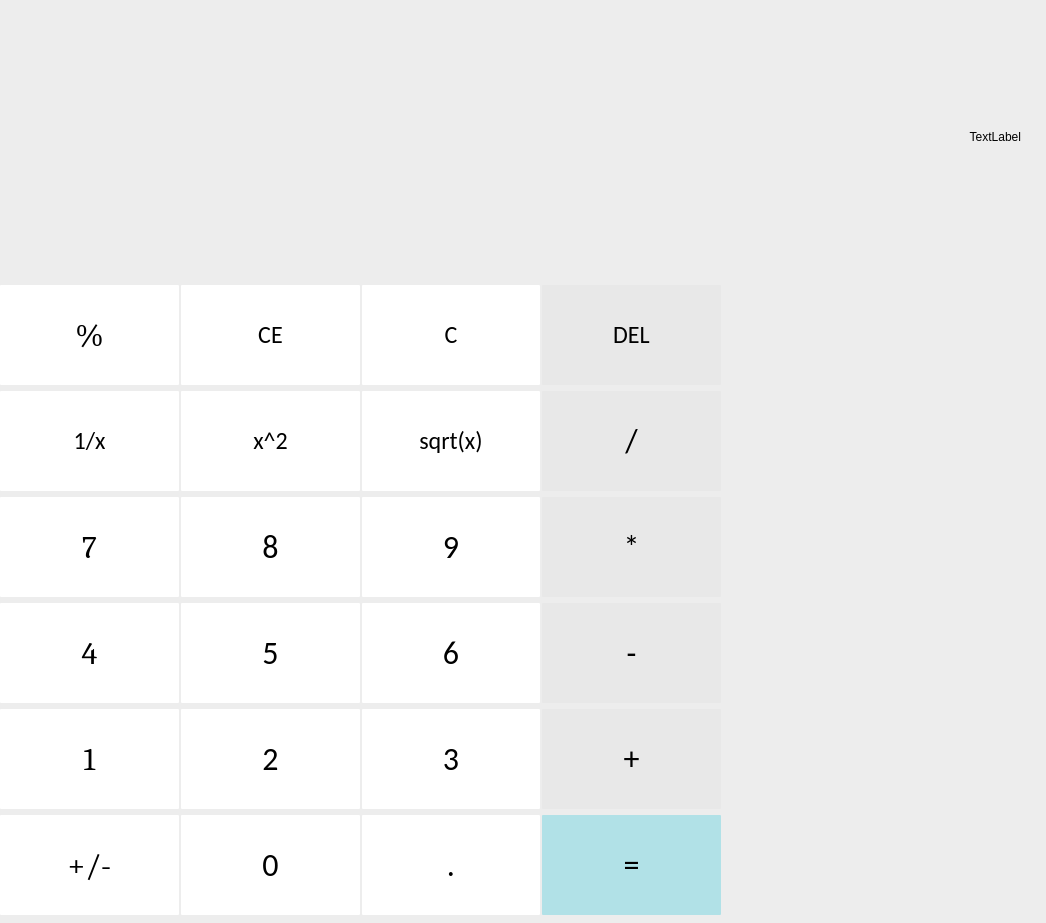
<?xml version="1.0" encoding="UTF-8"?>
<ui version="4.0">
 <class>Calculator</class>
 <widget class="QWidget" name="Calculator">
  <property name="geometry">
   <rect>
    <x>0</x>
    <y>0</y>
    <width>1046</width>
    <height>923</height>
   </rect>
  </property>
  <property name="windowTitle">
   <string>Calculator</string>
  </property>
  <property name="styleSheet">
   <string notr="true">QWidget { background-color: rgb(237,237,237);}</string>
  </property>
  <widget class="QLineEdit" name="expression">
   <property name="geometry">
    <rect>
     <x>0</x>
     <y>50</y>
     <width>721</width>
     <height>61</height>
    </rect>
   </property>
   <property name="font">
    <font>
     <family>Calibri</family>
     <pointsize>16</pointsize>
    </font>
   </property>
   <property name="frame">
    <bool>false</bool>
   </property>
   <property name="alignment">
    <set>Qt::AlignRight|Qt::AlignTrailing|Qt::AlignVCenter</set>
   </property>
  </widget>
  <widget class="QLabel" name="label">
   <property name="geometry">
    <rect>
     <x>20</x>
     <y>140</y>
     <width>701</width>
     <height>111</height>
    </rect>
   </property>
   <property name="font">
    <font>
     <family>Calibri</family>
     <pointsize>24</pointsize>
    </font>
   </property>
   <property name="layoutDirection">
    <enum>Qt::LeftToRight</enum>
   </property>
   <property name="frameShadow">
    <enum>QFrame::Sunken</enum>
   </property>
   <property name="text">
    <string/>
   </property>
   <property name="alignment">
    <set>Qt::AlignRight|Qt::AlignTrailing|Qt::AlignVCenter</set>
   </property>
  </widget>
  <widget class="QLabel" name="history">
   <property name="geometry">
    <rect>
     <x>760</x>
     <y>130</y>
     <width>261</width>
     <height>771</height>
    </rect>
   </property>
   <property name="text">
    <string>TextLabel</string>
   </property>
   <property name="alignment">
    <set>Qt::AlignRight|Qt::AlignTop|Qt::AlignTrailing</set>
   </property>
  </widget>
  <widget class="QWidget" name="">
   <property name="geometry">
    <rect>
     <x>0</x>
     <y>280</y>
     <width>721</width>
     <height>644</height>
    </rect>
   </property>
   <layout class="QGridLayout" name="gridLayout">
    <property name="spacing">
     <number>1</number>
    </property>
    <item row="0" column="0">
     <layout class="QHBoxLayout" name="horizontalLayout_6">
      <property name="spacing">
       <number>2</number>
      </property>
      <property name="sizeConstraint">
       <enum>QLayout::SetDefaultConstraint</enum>
      </property>
      <property name="topMargin">
       <number>0</number>
      </property>
      <item>
       <widget class="QPushButton" name="Botton_mod">
        <property name="minimumSize">
         <size>
          <width>100</width>
          <height>100</height>
         </size>
        </property>
        <property name="font">
         <font>
          <family>Cambria</family>
          <pointsize>24</pointsize>
          <weight>50</weight>
          <bold>false</bold>
         </font>
        </property>
        <property name="styleSheet">
         <string notr="true">QPushButton { background-color: rgb(255, 255, 255); border-radius: 1px; color: rgb(0, 0, 0); color:black} QPushButton:hover { background-color: rgb(181, 181, 181); }</string>
        </property>
        <property name="text">
         <string>%</string>
        </property>
        <property name="flat">
         <bool>true</bool>
        </property>
       </widget>
      </item>
      <item>
       <widget class="QPushButton" name="Botton_ce">
        <property name="minimumSize">
         <size>
          <width>100</width>
          <height>100</height>
         </size>
        </property>
        <property name="sizeIncrement">
         <size>
          <width>0</width>
          <height>0</height>
         </size>
        </property>
        <property name="font">
         <font>
          <family>Calibri</family>
          <pointsize>18</pointsize>
          <weight>50</weight>
          <bold>false</bold>
         </font>
        </property>
        <property name="styleSheet">
         <string notr="true">QPushButton { background-color: rgb(255, 255, 255); border-radius: 1px; color: rgb(0, 0, 0); color:black} QPushButton:hover { background-color: rgb(181, 181, 181); }</string>
        </property>
        <property name="text">
         <string>CE</string>
        </property>
        <property name="default">
         <bool>false</bool>
        </property>
        <property name="flat">
         <bool>true</bool>
        </property>
       </widget>
      </item>
      <item>
       <widget class="QPushButton" name="Botton_c">
        <property name="minimumSize">
         <size>
          <width>100</width>
          <height>100</height>
         </size>
        </property>
        <property name="font">
         <font>
          <family>Calibri</family>
          <pointsize>18</pointsize>
         </font>
        </property>
        <property name="styleSheet">
         <string notr="true">QPushButton { background-color: rgb(255, 255, 255); border-radius: 1px; color: rgb(0, 0, 0); color:black} QPushButton:hover { background-color: rgb(181, 181, 181); }</string>
        </property>
        <property name="text">
         <string>C</string>
        </property>
        <property name="default">
         <bool>false</bool>
        </property>
        <property name="flat">
         <bool>true</bool>
        </property>
       </widget>
      </item>
      <item>
       <widget class="QPushButton" name="Botton_del">
        <property name="minimumSize">
         <size>
          <width>100</width>
          <height>100</height>
         </size>
        </property>
        <property name="font">
         <font>
          <family>Calibri</family>
          <pointsize>18</pointsize>
         </font>
        </property>
        <property name="styleSheet">
         <string notr="true">QPushButton { background-color: rgb(232,232,232); border-radius: 1px; color: rgb(0, 0, 0); color:black} QPushButton:hover { background-color: rgb(181, 181, 181); }</string>
        </property>
        <property name="text">
         <string>DEL</string>
        </property>
        <property name="flat">
         <bool>true</bool>
        </property>
       </widget>
      </item>
     </layout>
    </item>
    <item row="1" column="0">
     <layout class="QHBoxLayout" name="horizontalLayout_5">
      <property name="spacing">
       <number>2</number>
      </property>
      <property name="sizeConstraint">
       <enum>QLayout::SetDefaultConstraint</enum>
      </property>
      <property name="topMargin">
       <number>0</number>
      </property>
      <item>
       <widget class="QPushButton" name="Botton_recip">
        <property name="minimumSize">
         <size>
          <width>100</width>
          <height>100</height>
         </size>
        </property>
        <property name="font">
         <font>
          <family>Calibri</family>
          <pointsize>18</pointsize>
          <weight>50</weight>
          <bold>false</bold>
         </font>
        </property>
        <property name="styleSheet">
         <string notr="true">QPushButton { background-color: rgb(255, 255, 255); border-radius: 1px; color: rgb(0, 0, 0); color:black} QPushButton:hover { background-color: rgb(181, 181, 181); }</string>
        </property>
        <property name="text">
         <string>1/x</string>
        </property>
        <property name="flat">
         <bool>true</bool>
        </property>
       </widget>
      </item>
      <item>
       <widget class="QPushButton" name="Botton_squar">
        <property name="minimumSize">
         <size>
          <width>100</width>
          <height>100</height>
         </size>
        </property>
        <property name="sizeIncrement">
         <size>
          <width>0</width>
          <height>0</height>
         </size>
        </property>
        <property name="font">
         <font>
          <family>Calibri</family>
          <pointsize>18</pointsize>
          <weight>50</weight>
          <bold>false</bold>
         </font>
        </property>
        <property name="styleSheet">
         <string notr="true">QPushButton { background-color: rgb(255, 255, 255); border-radius: 1px; color: rgb(0, 0, 0); color:black} QPushButton:hover { background-color: rgb(181, 181, 181); }</string>
        </property>
        <property name="text">
         <string>x^2</string>
        </property>
        <property name="default">
         <bool>false</bool>
        </property>
        <property name="flat">
         <bool>true</bool>
        </property>
       </widget>
      </item>
      <item>
       <widget class="QPushButton" name="Botton_sqrt">
        <property name="minimumSize">
         <size>
          <width>100</width>
          <height>100</height>
         </size>
        </property>
        <property name="font">
         <font>
          <family>Calibri</family>
          <pointsize>18</pointsize>
         </font>
        </property>
        <property name="styleSheet">
         <string notr="true">QPushButton { background-color: rgb(255, 255, 255); border-radius: 1px; color: rgb(0, 0, 0); color:black} QPushButton:hover { background-color: rgb(181, 181, 181); }</string>
        </property>
        <property name="text">
         <string>sqrt(x)</string>
        </property>
        <property name="default">
         <bool>false</bool>
        </property>
        <property name="flat">
         <bool>true</bool>
        </property>
       </widget>
      </item>
      <item>
       <widget class="QPushButton" name="Botton_division">
        <property name="minimumSize">
         <size>
          <width>100</width>
          <height>100</height>
         </size>
        </property>
        <property name="font">
         <font>
          <family>Calibri</family>
          <pointsize>24</pointsize>
         </font>
        </property>
        <property name="styleSheet">
         <string notr="true">QPushButton { background-color: rgb(232,232,232); border-radius: 1px; color: rgb(0, 0, 0); color:black} QPushButton:hover { background-color: rgb(181, 181, 181); }</string>
        </property>
        <property name="text">
         <string>/</string>
        </property>
        <property name="flat">
         <bool>true</bool>
        </property>
       </widget>
      </item>
     </layout>
    </item>
    <item row="2" column="0">
     <layout class="QHBoxLayout" name="horizontalLayout_4">
      <property name="spacing">
       <number>2</number>
      </property>
      <property name="sizeConstraint">
       <enum>QLayout::SetDefaultConstraint</enum>
      </property>
      <property name="topMargin">
       <number>0</number>
      </property>
      <item>
       <widget class="QPushButton" name="Botton_7">
        <property name="minimumSize">
         <size>
          <width>100</width>
          <height>100</height>
         </size>
        </property>
        <property name="font">
         <font>
          <family>Cambria</family>
          <pointsize>24</pointsize>
          <weight>50</weight>
          <bold>false</bold>
         </font>
        </property>
        <property name="styleSheet">
         <string notr="true">QPushButton { background-color: rgb(255, 255, 255); border-radius: 1px; color: rgb(0, 0, 0); color:black} QPushButton:hover { background-color: rgb(181, 181, 181); }</string>
        </property>
        <property name="text">
         <string>7</string>
        </property>
        <property name="flat">
         <bool>true</bool>
        </property>
       </widget>
      </item>
      <item>
       <widget class="QPushButton" name="Botton_8">
        <property name="minimumSize">
         <size>
          <width>100</width>
          <height>100</height>
         </size>
        </property>
        <property name="sizeIncrement">
         <size>
          <width>0</width>
          <height>0</height>
         </size>
        </property>
        <property name="font">
         <font>
          <family>Calibri</family>
          <pointsize>24</pointsize>
          <weight>50</weight>
          <bold>false</bold>
         </font>
        </property>
        <property name="styleSheet">
         <string notr="true">QPushButton { background-color: rgb(255, 255, 255); border-radius: 1px; color: rgb(0, 0, 0); color:black} QPushButton:hover { background-color: rgb(181, 181, 181); }</string>
        </property>
        <property name="text">
         <string>8</string>
        </property>
        <property name="default">
         <bool>false</bool>
        </property>
        <property name="flat">
         <bool>true</bool>
        </property>
       </widget>
      </item>
      <item>
       <widget class="QPushButton" name="Botton_9">
        <property name="minimumSize">
         <size>
          <width>100</width>
          <height>100</height>
         </size>
        </property>
        <property name="font">
         <font>
          <family>Calibri</family>
          <pointsize>24</pointsize>
         </font>
        </property>
        <property name="styleSheet">
         <string notr="true">QPushButton { background-color: rgb(255, 255, 255); border-radius: 1px; color: rgb(0, 0, 0); color:black} QPushButton:hover { background-color: rgb(181, 181, 181); }</string>
        </property>
        <property name="text">
         <string>9</string>
        </property>
        <property name="default">
         <bool>false</bool>
        </property>
        <property name="flat">
         <bool>true</bool>
        </property>
       </widget>
      </item>
      <item>
       <widget class="QPushButton" name="Botton_multi">
        <property name="minimumSize">
         <size>
          <width>100</width>
          <height>100</height>
         </size>
        </property>
        <property name="font">
         <font>
          <family>Calibri</family>
          <pointsize>24</pointsize>
         </font>
        </property>
        <property name="styleSheet">
         <string notr="true">QPushButton { background-color: rgb(232,232,232); border-radius: 1px; color: rgb(0, 0, 0); color:black} QPushButton:hover { background-color: rgb(181, 181, 181); }</string>
        </property>
        <property name="text">
         <string>*</string>
        </property>
        <property name="flat">
         <bool>true</bool>
        </property>
       </widget>
      </item>
     </layout>
    </item>
    <item row="3" column="0">
     <layout class="QHBoxLayout" name="horizontalLayout_3">
      <property name="spacing">
       <number>2</number>
      </property>
      <property name="sizeConstraint">
       <enum>QLayout::SetDefaultConstraint</enum>
      </property>
      <property name="topMargin">
       <number>0</number>
      </property>
      <item>
       <widget class="QPushButton" name="Botton_4">
        <property name="minimumSize">
         <size>
          <width>100</width>
          <height>100</height>
         </size>
        </property>
        <property name="font">
         <font>
          <family>Cambria</family>
          <pointsize>24</pointsize>
          <weight>50</weight>
          <bold>false</bold>
         </font>
        </property>
        <property name="styleSheet">
         <string notr="true">QPushButton { background-color: rgb(255, 255, 255); border-radius: 1px; color: rgb(0, 0, 0); color:black} QPushButton:hover { background-color: rgb(181, 181, 181); }</string>
        </property>
        <property name="text">
         <string>4</string>
        </property>
        <property name="flat">
         <bool>true</bool>
        </property>
       </widget>
      </item>
      <item>
       <widget class="QPushButton" name="Botton_5">
        <property name="minimumSize">
         <size>
          <width>100</width>
          <height>100</height>
         </size>
        </property>
        <property name="sizeIncrement">
         <size>
          <width>0</width>
          <height>0</height>
         </size>
        </property>
        <property name="font">
         <font>
          <family>Calibri</family>
          <pointsize>24</pointsize>
          <weight>50</weight>
          <bold>false</bold>
         </font>
        </property>
        <property name="styleSheet">
         <string notr="true">QPushButton { background-color: rgb(255, 255, 255); border-radius: 1px; color: rgb(0, 0, 0); color:black} QPushButton:hover { background-color: rgb(181, 181, 181); }</string>
        </property>
        <property name="text">
         <string>5</string>
        </property>
        <property name="default">
         <bool>false</bool>
        </property>
        <property name="flat">
         <bool>true</bool>
        </property>
       </widget>
      </item>
      <item>
       <widget class="QPushButton" name="Botton_6">
        <property name="minimumSize">
         <size>
          <width>100</width>
          <height>100</height>
         </size>
        </property>
        <property name="font">
         <font>
          <family>Calibri</family>
          <pointsize>24</pointsize>
         </font>
        </property>
        <property name="styleSheet">
         <string notr="true">QPushButton { background-color: rgb(255, 255, 255); border-radius: 1px; color: rgb(0, 0, 0); color:black} QPushButton:hover { background-color: rgb(181, 181, 181); }</string>
        </property>
        <property name="text">
         <string>6</string>
        </property>
        <property name="default">
         <bool>false</bool>
        </property>
        <property name="flat">
         <bool>true</bool>
        </property>
       </widget>
      </item>
      <item>
       <widget class="QPushButton" name="Botton_minus">
        <property name="minimumSize">
         <size>
          <width>100</width>
          <height>100</height>
         </size>
        </property>
        <property name="font">
         <font>
          <family>Calibri</family>
          <pointsize>24</pointsize>
         </font>
        </property>
        <property name="styleSheet">
         <string notr="true">QPushButton { background-color: rgb(232,232,232); border-radius: 1px; color: rgb(0, 0, 0); color:black} QPushButton:hover { background-color: rgb(181, 181, 181); }</string>
        </property>
        <property name="text">
         <string>-</string>
        </property>
        <property name="flat">
         <bool>true</bool>
        </property>
       </widget>
      </item>
     </layout>
    </item>
    <item row="4" column="0">
     <layout class="QHBoxLayout" name="horizontalLayout_2">
      <property name="spacing">
       <number>2</number>
      </property>
      <property name="sizeConstraint">
       <enum>QLayout::SetDefaultConstraint</enum>
      </property>
      <property name="topMargin">
       <number>0</number>
      </property>
      <item>
       <widget class="QPushButton" name="Botton_1">
        <property name="minimumSize">
         <size>
          <width>100</width>
          <height>100</height>
         </size>
        </property>
        <property name="font">
         <font>
          <family>Cambria</family>
          <pointsize>24</pointsize>
          <weight>50</weight>
          <bold>false</bold>
         </font>
        </property>
        <property name="styleSheet">
         <string notr="true">QPushButton { background-color: rgb(255, 255, 255); border-radius: 1px; color: rgb(0, 0, 0); color:black} QPushButton:hover { background-color: rgb(181, 181, 181); }</string>
        </property>
        <property name="text">
         <string>1</string>
        </property>
        <property name="flat">
         <bool>true</bool>
        </property>
       </widget>
      </item>
      <item>
       <widget class="QPushButton" name="Botton_2">
        <property name="minimumSize">
         <size>
          <width>100</width>
          <height>100</height>
         </size>
        </property>
        <property name="sizeIncrement">
         <size>
          <width>0</width>
          <height>0</height>
         </size>
        </property>
        <property name="font">
         <font>
          <family>Calibri</family>
          <pointsize>24</pointsize>
          <weight>50</weight>
          <bold>false</bold>
         </font>
        </property>
        <property name="styleSheet">
         <string notr="true">QPushButton { background-color: rgb(255, 255, 255); border-radius: 1px; color: rgb(0, 0, 0); color:black} QPushButton:hover { background-color: rgb(181, 181, 181); }</string>
        </property>
        <property name="text">
         <string>2</string>
        </property>
        <property name="default">
         <bool>false</bool>
        </property>
        <property name="flat">
         <bool>true</bool>
        </property>
       </widget>
      </item>
      <item>
       <widget class="QPushButton" name="Botton_3">
        <property name="minimumSize">
         <size>
          <width>100</width>
          <height>100</height>
         </size>
        </property>
        <property name="font">
         <font>
          <family>Calibri</family>
          <pointsize>24</pointsize>
         </font>
        </property>
        <property name="styleSheet">
         <string notr="true">QPushButton { background-color: rgb(255, 255, 255); border-radius: 1px; color: rgb(0, 0, 0); color:black} QPushButton:hover { background-color: rgb(181, 181, 181); }</string>
        </property>
        <property name="text">
         <string>3</string>
        </property>
        <property name="default">
         <bool>false</bool>
        </property>
        <property name="flat">
         <bool>true</bool>
        </property>
       </widget>
      </item>
      <item>
       <widget class="QPushButton" name="Botton_plus">
        <property name="minimumSize">
         <size>
          <width>100</width>
          <height>100</height>
         </size>
        </property>
        <property name="font">
         <font>
          <family>Calibri</family>
          <pointsize>24</pointsize>
         </font>
        </property>
        <property name="styleSheet">
         <string notr="true">QPushButton { background-color: rgb(232,232,232); border-radius: 1px; color: rgb(0, 0, 0); color:black} QPushButton:hover { background-color: rgb(181, 181, 181); }</string>
        </property>
        <property name="text">
         <string>+</string>
        </property>
        <property name="flat">
         <bool>true</bool>
        </property>
       </widget>
      </item>
     </layout>
    </item>
    <item row="5" column="0">
     <layout class="QHBoxLayout" name="horizontalLayout">
      <property name="spacing">
       <number>2</number>
      </property>
      <property name="sizeConstraint">
       <enum>QLayout::SetDefaultConstraint</enum>
      </property>
      <property name="topMargin">
       <number>0</number>
      </property>
      <item>
       <widget class="QPushButton" name="Botton_neg_pos">
        <property name="minimumSize">
         <size>
          <width>100</width>
          <height>100</height>
         </size>
        </property>
        <property name="font">
         <font>
          <family>Cambria</family>
          <pointsize>24</pointsize>
          <weight>50</weight>
          <bold>false</bold>
         </font>
        </property>
        <property name="styleSheet">
         <string notr="true">QPushButton { background-color: rgb(255, 255, 255); border-radius: 1px; color: rgb(0, 0, 0); color:black} QPushButton:hover { background-color: rgb(181, 181, 181); }</string>
        </property>
        <property name="text">
         <string>+/-</string>
        </property>
        <property name="flat">
         <bool>true</bool>
        </property>
       </widget>
      </item>
      <item>
       <widget class="QPushButton" name="Botton_0">
        <property name="minimumSize">
         <size>
          <width>100</width>
          <height>100</height>
         </size>
        </property>
        <property name="sizeIncrement">
         <size>
          <width>0</width>
          <height>0</height>
         </size>
        </property>
        <property name="font">
         <font>
          <family>Calibri</family>
          <pointsize>24</pointsize>
          <weight>50</weight>
          <bold>false</bold>
         </font>
        </property>
        <property name="styleSheet">
         <string notr="true">QPushButton { background-color: rgb(255, 255, 255); border-radius: 1px; color: rgb(0, 0, 0); color:black} QPushButton:hover { background-color: rgb(181, 181, 181); }</string>
        </property>
        <property name="text">
         <string>0</string>
        </property>
        <property name="default">
         <bool>false</bool>
        </property>
        <property name="flat">
         <bool>true</bool>
        </property>
       </widget>
      </item>
      <item>
       <widget class="QPushButton" name="Botton_point">
        <property name="minimumSize">
         <size>
          <width>100</width>
          <height>100</height>
         </size>
        </property>
        <property name="font">
         <font>
          <family>Calibri</family>
          <pointsize>24</pointsize>
         </font>
        </property>
        <property name="styleSheet">
         <string notr="true">QPushButton { background-color: rgb(255, 255, 255); border-radius: 1px; color: rgb(0, 0, 0); color:black} QPushButton:hover { background-color: rgb(181, 181, 181); }</string>
        </property>
        <property name="text">
         <string>.</string>
        </property>
        <property name="default">
         <bool>false</bool>
        </property>
        <property name="flat">
         <bool>true</bool>
        </property>
       </widget>
      </item>
      <item>
       <widget class="QPushButton" name="Botton_equ">
        <property name="minimumSize">
         <size>
          <width>100</width>
          <height>100</height>
         </size>
        </property>
        <property name="font">
         <font>
          <family>Calibri</family>
          <pointsize>24</pointsize>
         </font>
        </property>
        <property name="styleSheet">
         <string notr="true">QPushButton { background-color: rgb(177, 225, 231); border-radius: 1px; color: rgb(0, 0, 0); color:black} QPushButton:hover { background-color: rgb(124, 224, 236); }</string>
        </property>
        <property name="text">
         <string>=</string>
        </property>
        <property name="flat">
         <bool>true</bool>
        </property>
       </widget>
      </item>
     </layout>
    </item>
   </layout>
  </widget>
 </widget>
 <resources/>
 <connections/>
</ui>
